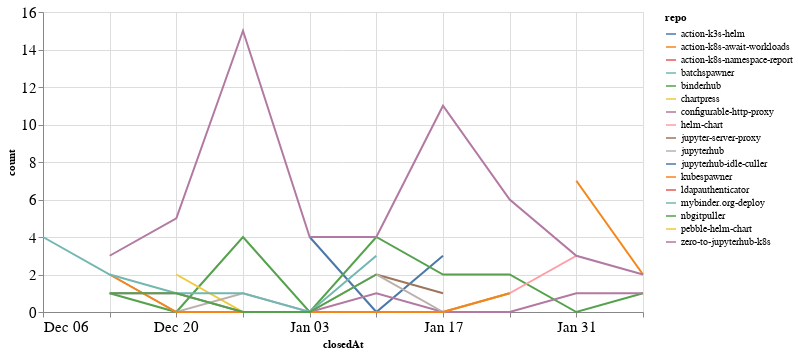

Write notebook code for a chart like this one.
### Code cell
closed_by_time = closed_by.groupby('repo').resample('W', on='closedAt').count()['author'].reset_index()
closed_by_time = closed_by_time.rename(columns={'author': 'count'})

alt.Chart(closed_by_time, width=600).mark_line().encode(
    x='closedAt',
    y='count',
    color='repo',
    tooltip="repo"
)

### Figure 1 — Vega-Lite specification as saved in the notebook (floating-point values rounded to 4 significant figures)
{"config": {"axisLeft": {"labelFontSize": 15}, "axisBottom": {"labelFontSize": 15}}, "data": {"name": "data-891a848b4e65b1b91781dbd8ca3cb281"}, "mark": "line", "encoding": {"color": {"type": "nominal", "field": "repo"}, "tooltip": {"type": "nominal", "field": "repo"}, "x": {"type": "temporal", "field": "closedAt"}, "y": {"type": "quantitative", "field": "count"}}, "width": 600, "$schema": "https://vega.github.io/schema/vega-lite/v4.8.1.json", "datasets": {"data-891a848b4e65b1b91781dbd8ca3cb281": [{"repo": "action-k3s-helm", "closedAt": "2021-01-03T00:00:00", "count": 4}, {"repo": "action-k3s-helm", "closedAt": "2021-01-10T00:00:00", "count": 0}, {"repo": "action-k3s-helm", "closedAt": "2021-01-17T00:00:00", "count": 3}, {"repo": "action-k8s-await-workloads", "closedAt": "2021-01-31T00:00:00", "count": 7}, {"repo": "action-k8s-await-workloads", "closedAt": "2021-02-07T00:00:00", "count": 2}, {"repo": "action-k8s-namespace-report", "closedAt": "2021-02-07T00:00:00", "count": 1}, {"repo": "batchspawner", "closedAt": "2021-01-31T00:00:00", "count": 4}, {"repo": "binderhub", "closedAt": "2020-12-13T00:00:00", "count": 1}, {"repo": "binderhub", "closedAt": "2020-12-20T00:00:00", "count": 0}, {"repo": "binderhub", "closedAt": "2020-12-27T00:00:00", "count": 4}, {"repo": "binderhub", "closedAt": "2021-01-03T00:00:00", "count": 0}, {"repo": "binderhub", "closedAt": "2021-01-10T00:00:00", "count": 4}, {"repo": "binderhub", "closedAt": "2021-01-17T00:00:00", "count": 2}, {"repo": "binderhub", "closedAt": "2021-01-24T00:00:00", "count": 2}, {"repo": "binderhub", "closedAt": "2021-01-31T00:00:00", "count": 0}, {"repo": "binderhub", "closedAt": "2021-02-07T00:00:00", "count": 1}, {"repo": "chartpress", "closedAt": "2020-12-20T00:00:00", "count": 2}, {"repo": "chartpress", "closedAt": "2020-12-27T00:00:00", "count": 0}, {"repo": "chartpress", "closedAt": "2021-01-03T00:00:00", "count": 0}, {"repo": "chartpress", "closedAt": "2021-01-10T00:00:00", "count": 0}, {"repo": "chartpress", "closedAt": "2021-01-17T00:00:00", "count": 0}, {"repo": "chartpress", "closedAt": "2021-01-24T00:00:00", "count": 1}, {"repo": "configurable-http-proxy", "closedAt": "2020-12-13T00:00:00", "count": 1}, {"repo": "configurable-http-proxy", "closedAt": "2020-12-20T00:00:00", "count": 1}, {"repo": "configurable-http-proxy", "closedAt": "2020-12-27T00:00:00", "count": 0}, {"repo": "configurable-http-proxy", "closedAt": "2021-01-03T00:00:00", "count": 0}, {"repo": "configurable-http-proxy", "closedAt": "2021-01-10T00:00:00", "count": 1}, {"repo": "configurable-http-proxy", "closedAt": "2021-01-17T00:00:00", "count": 0}, {"repo": "configurable-http-proxy", "closedAt": "2021-01-24T00:00:00", "count": 0}, {"repo": "configurable-http-proxy", "closedAt": "2021-01-31T00:00:00", "count": 1}, {"repo": "configurable-http-proxy", "closedAt": "2021-02-07T00:00:00", "count": 1}, {"repo": "helm-chart", "closedAt": "2021-01-24T00:00:00", "count": 1}, {"repo": "helm-chart", "closedAt": "2021-01-31T00:00:00", "count": 3}, {"repo": "jupyter-server-proxy", "closedAt": "2021-01-10T00:00:00", "count": 2}, {"repo": "jupyter-server-proxy", "closedAt": "2021-01-17T00:00:00", "count": 1}, {"repo": "jupyterhub", "closedAt": "2020-12-13T00:00:00", "count": 2}, {"repo": "jupyterhub", "closedAt": "2020-12-20T00:00:00", "count": 0}, {"repo": "jupyterhub", "closedAt": "2020-12-27T00:00:00", "count": 1}, {"repo": "jupyterhub", "closedAt": "2021-01-03T00:00:00", "count": 0}, {"repo": "jupyterhub", "closedAt": "2021-01-10T00:00:00", "count": 2}, {"repo": "jupyterhub", "closedAt": "2021-01-17T00:00:00", "count": 0}, {"repo": "jupyterhub", "closedAt": "2021-01-24T00:00:00", "count": 1}, {"repo": "jupyterhub-idle-culler", "closedAt": "2021-01-31T00:00:00", "count": 1}, {"repo": "kubespawner", "closedAt": "2020-12-13T00:00:00", "count": 2}, {"repo": "kubespawner", "closedAt": "2020-12-20T00:00:00", "count": 0}, {"repo": "kubespawner", "closedAt": "2020-12-27T00:00:00", "count": 0}, {"repo": "kubespawner", "closedAt": "2021-01-03T00:00:00", "count": 0}, {"repo": "kubespawner", "closedAt": "2021-01-10T00:00:00", "count": 0}, {"repo": "kubespawner", "closedAt": "2021-01-17T00:00:00", "count": 0}, {"repo": "kubespawner", "closedAt": "2021-01-24T00:00:00", "count": 1}, {"repo": "ldapauthenticator", "closedAt": "2020-12-13T00:00:00", "count": 1}, {"repo": "mybinder.org-deploy", "closedAt": "2020-12-06T00:00:00", "count": 4}, {"repo": "mybinder.org-deploy", "closedAt": "2020-12-13T00:00:00", "count": 2}, {"repo": "mybinder.org-deploy", "closedAt": "2020-12-20T00:00:00", "count": 1}, {"repo": "mybinder.org-deploy", "closedAt": "2020-12-27T00:00:00", "count": 1}, {"repo": "mybinder.org-deploy", "closedAt": "2021-01-03T00:00:00", "count": 0}, {"repo": "mybinder.org-deploy", "closedAt": "2021-01-10T00:00:00", "count": 3}, {"repo": "nbgitpuller", "closedAt": "2020-12-13T00:00:00", "count": 1}, {"repo": "nbgitpuller", "closedAt": "2020-12-20T00:00:00", "count": 1}, {"repo": "nbgitpuller", "closedAt": "2020-12-27T00:00:00", "count": 0}, {"repo": "nbgitpuller", "closedAt": "2021-01-03T00:00:00", "count": 0}, {"repo": "nbgitpuller", "closedAt": "2021-01-10T00:00:00", "count": 2}, {"repo": "pebble-helm-chart", "closedAt": "2020-12-13T00:00:00", "count": 1}, {"repo": "zero-to-jupyterhub-k8s", "closedAt": "2020-12-13T00:00:00", "count": 3}, {"repo": "zero-to-jupyterhub-k8s", "closedAt": "2020-12-20T00:00:00", "count": 5}, {"repo": "zero-to-jupyterhub-k8s", "closedAt": "2020-12-27T00:00:00", "count": 15}, {"repo": "zero-to-jupyterhub-k8s", "closedAt": "2021-01-03T00:00:00", "count": 4}, {"repo": "zero-to-jupyterhub-k8s", "closedAt": "2021-01-10T00:00:00", "count": 4}, {"repo": "zero-to-jupyterhub-k8s", "closedAt": "2021-01-17T00:00:00", "count": 11}, {"repo": "zero-to-jupyterhub-k8s", "closedAt": "2021-01-24T00:00:00", "count": 6}, {"repo": "zero-to-jupyterhub-k8s", "closedAt": "2021-01-31T00:00:00", "count": 3}, {"repo": "zero-to-jupyterhub-k8s", "closedAt": "2021-02-07T00:00:00", "count": 2}]}}
